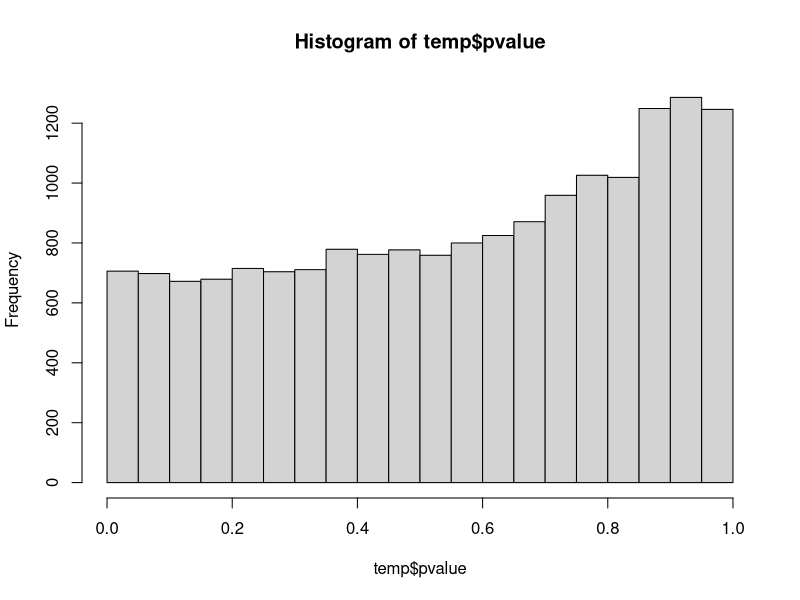

Reproduce this figure in R.
# Load Library
library('readr')

#load File
temp=read_delim('../data/deseq.txt', delim="\t",col_names = T)

# head the dataframe
head(temp)

# draw histogram of pvalue
hist(temp$pvalue)
